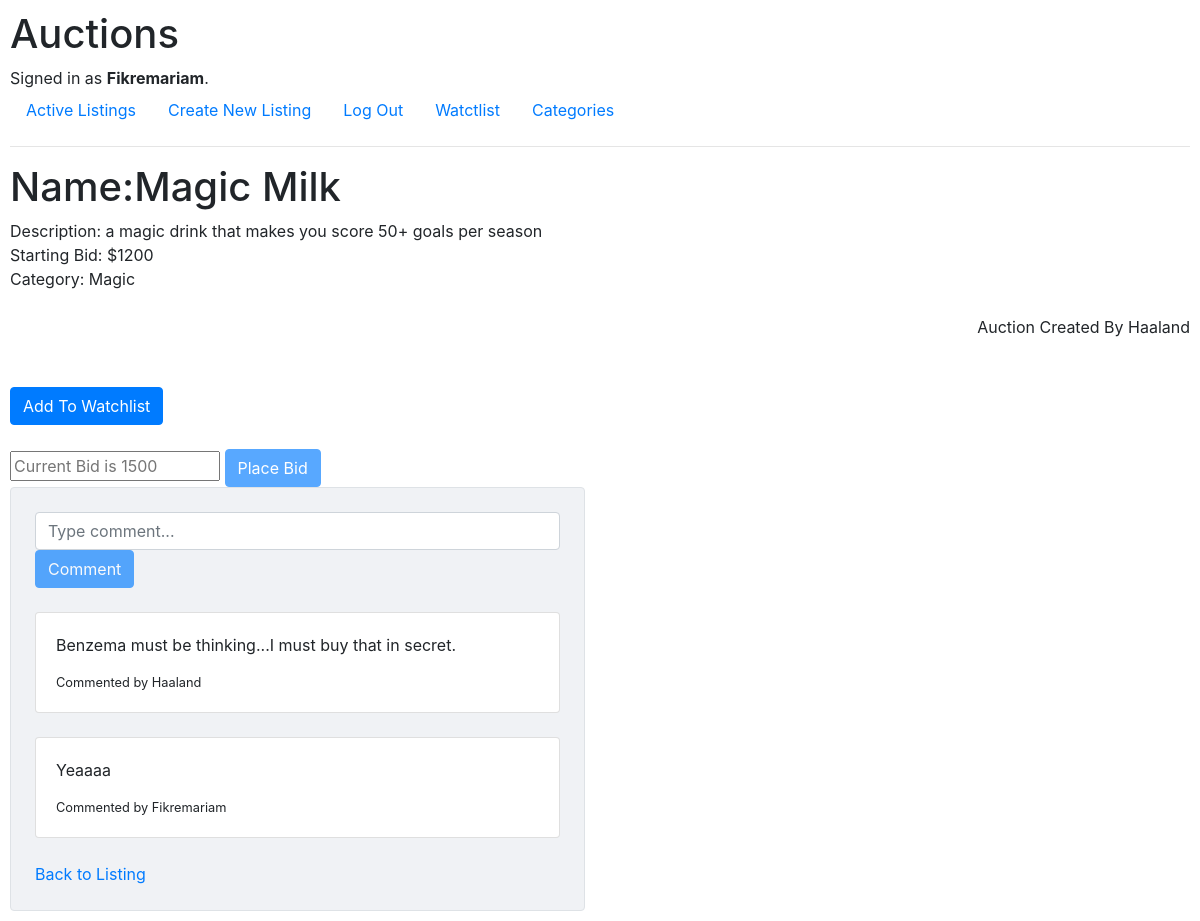
The app's page /3 (signed in) with its own data.
### auctions/models.py (models this page shows, shortened)
class User(AbstractUser):
    pass

class Listing(models.Model):
    title= models.CharField(max_length=64)
    starting_bid=models.IntegerField()
    description= models.TextField()
    imageUrl= models.CharField(max_length=512 ,blank=True, null=True)
    category=models.TextField(blank=True, null=True)
    owner= models.ForeignKey( User, on_delete=models.CASCADE, blank=True, null=True, related_name="user")
    watchlist= models.ManyToManyField(User, blank=True, null=True, related_name="wl")
    bought= models.ForeignKey(User, on_delete=models.CASCADE,blank=True, null=True, related_name="bo")
    active=models.BooleanField(default=False)

class Comment(models.Model):
    person=models.ForeignKey(User, on_delete=models.CASCADE, blank=True, null=True, related_name="user1")
    comment=models.TextField()
    auction=models.ForeignKey(Listing ,on_delete=models.CASCADE)

### auctions/views.py (the view, shortened to what this page needs)
# urls.py: path("<int:x>", views.get , name="get")
@login_required
def get(request,x):
    B=Bid.objects.all()
    list_for_watchlist=[]
    l=Listing.objects.get(pk=x)
    C= Comment.objects.all()
    list_for_comments=[]
    list_for_bids=[]
    dic={}
    if request.method == "GET":
        curr=request.user
        for y in C:
            if y.auction.id == x:
                list_for_comments.append(y)
        try:
            wanted_watchlist=Watchlist.objects.get(own=curr)
        except Watchlist.DoesNotExist:
            wanted_watchlist= Watchlist.objects.create(own=curr)
            wanted_watchlist.save()
        fonka=wanted_watchlist.oneauction.iterator()
        for f in fonka:
            list_for_watchlist.append(f.id)
        message="add"
        if x in list_for_watchlist:
            message="remove"
        for b in B:
            if b.auctionbided.id==x:
                list_for_bids.append(b)
        show_bid="True"
        if curr == l.owner:
            show_bid="False"
        if list_for_bids:
            for z in list_for_bids:
                dic.update({z.bidder: z.bid})
            Highest_bidder=max(dic, key= lambda x:dic[x])
            Highest_bid= dic[Highest_bidder]
            min_bid_to_be_placed= Highest_bid + 1
            show_bid="True"
            if curr == l.owner:
                show_bid="False"
                return render(request,"auctions/singlepage.html",{"show_bid":show_bid,"Bids":list_for_bids,"highest_bidder":Highest_bidder,"highest_bid":Highest_bid,"message":message,"l":l,"message_for_watchlist":message,"Comments":list_for_comments})
            return render(request,"auctions/singlepage.html",{"show_bid":show_bid,"min_value":min_bid_to_be_placed,"highest_bidder":Highest_bidder,"highest_bid":Highest_bid,"message":message,"l":l,"message_for_watchlist":message,"Comments":list_for_comments})
        Highest_bid= l.starting_bid
        return render(request,"auctions/singlepage.html",{"show_bid":show_bid,"highest_bid":Highest_bid,"message":message,"l":l,"message_for_watchlist":message,"Comments":list_for_comments})

### auctions/templates/auctions/singlepage.html (shortened to what this page needs)
{% extends "auctions/layout.html" %}
{% block body %}
<h1>Name:{{l.title}}</h1>
<div>Description: {{l.description}}</div>
<div>Starting Bid: ${{l.starting_bid}}</div>
{%if l.category%}
<div>Category: {{l.category}}</div>
{% endif %} <br>
<div class="creation">Auction Created By {{l.owner}}</div><br><br><br>
{% if message_for_watchlist == "add" %}
<form action="{% url 'add_to_watchlist' %}" method="post">
    <input class="btn btn-primary" type="submit" value="Add To Watchlist">
</form>
{% endif %}
<br>
{% if show_bid == "True" %}
<form action="{% url 'add_bid' %}" method="post">
    <input id="bid" type="number" min="{{min_value}}" max="10000000000000" placeholder="Current Bid is {{highest_bid}}" name="bid">
    <input id="submitbid" class="btn btn-primary"  type="submit" disabled value="Place Bid">
</form>
{% endif %}
<div class="row d-flex justify-content-left">
    <div class="col-md-8 col-lg-6">
      <div class="card shadow-0 border" style="background-color: #f0f2f5;">
        <div class="card-body p-4">
          <div class="form-outline mb-4">
            <form id="form_for_comment" action="{% url 'get' l.id %}" method="post">
            <input type="text" id="commentt" class="form-control" placeholder="Type comment..." name="com" />
            <button class="btn btn-primary" type="submit" id="submitbutton" disabled> Comment</button>
        </form>
    </div>
    {% if Comments %}
    {% for c in Comments %}
          <div class="card mb-4">
            <div class="card-body">
              <p>{{c.comment}}</p>
              <div class="d-flex justify-content-between">
                <div class="d-flex flex-row align-items-center">
                  <p class="small mb-0 ms-2">Commented by {{c.person}}</p>
                </div>
              </div>
            </div>
          </div>
    {% endfor %}
    {% endif %}
<a href="{% url 'index' %}">Back to Listing</a>
{% endblock %}

### auctions/templates/auctions/layout.html (shortened to what this page needs)
{% load static %}
<!DOCTYPE html>
<html lang="en">
    <head>
        <link rel="stylesheet" href="https://stackpath.bootstrapcdn.com/bootstrap/4.4.1/css/bootstrap.min.css">
        <link href="{% static 'auctions/styles.css' %}" rel="stylesheet">
    </head>
    <body>
        <h1>Auctions</h1>
        <div>
            {% if user.is_authenticated %}
                Signed in as <strong>{{ user.username }}</strong>.
            {% else %}
                Not signed in.
            {% endif %}
        </div>
        <ul class="nav">
            <li class="nav-item">
                <a class="nav-link" href="{% url 'index' %}">Active Listings</a>
            </li>
            {% if user.is_authenticated %}
            <li class="nav-item">
                <a class="nav-link" href="{% url 'create' %}">Create New Listing</a>
            </li>
            {% endif %}
            {% if user.is_authenticated %}
                <li class="nav-item">
                    <a class="nav-link" href="{% url 'logout' %}">Log Out</a>
                </li>
            {% endif %}
            {% if user.is_authenticated %}
                <li class="nav-item">
                    <a class="nav-link" href="{% url 'show_watchlist' %}"> Watctlist</a>
                </li>
            {% endif %}
            <li class="nav-item">
                <a class="nav-link" href="{% url 'categories' %}">Categories</a>
            </li>
        </ul>
        <hr>
        {% block body %}
        {% endblock %}
    </body>
</html>

### auctions/static/auctions/styles.css (style rules this page uses)
body { padding: 10px; }

### auctions/templates/auctions/singlepage.html (style rules this page uses)
.creation { float: right; }

### records on screen
User: username "Fikremariam"
Listing: title "Magic Milk", description "a magic drink that makes you score 50+ goals per season", starting_bid "1200", category "Magic", owner "Haaland"
Comment: comment "Benzema must be thinking...I must buy that in secret.", person "Haaland"
Comment: comment "Yeaaaa", person "Fikremariam"
